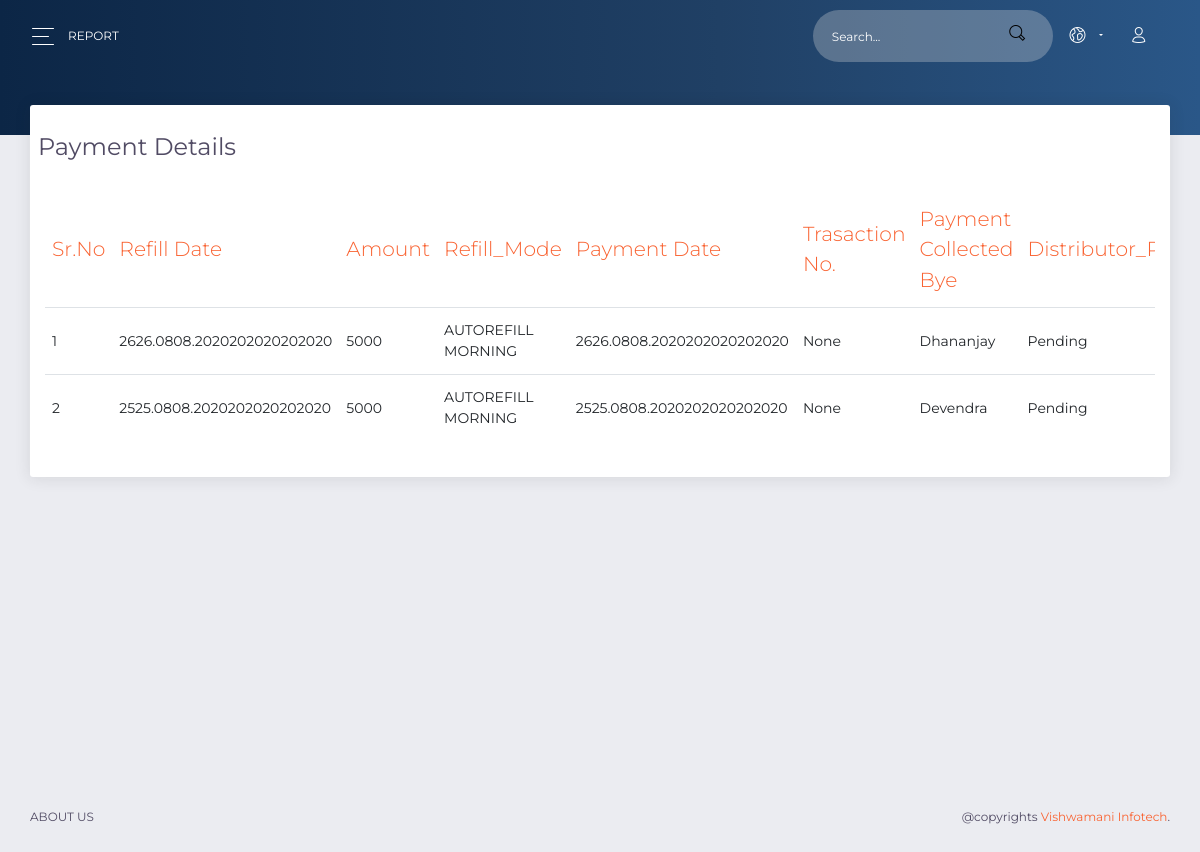
Page /retailer/report/ (signed in) on the committed database.
### Retailer/models.py (models this page shows, shortened)
class Report(models.Model):
    cr_date = models.DateTimeField(auto_now_add=True)
    Payment_Fill_Date = models.DateField()
    PRM_ID = models.IntegerField()
    Retailer_Name = models.CharField(max_length=100)
    Amount = models.IntegerField()
    Rifill_mode = models.CharField(max_length=20, default='AUTOREFILL MORNING', choices=(('AUTOREFILL MORNING','AUTOREFILL MORNING'),('AUTOREFILL AFTERNOON','AUTOREFILL AFTERNOON')))
    Payment_Remark = models.CharField(max_length=10, default = 'Pending',choices = (('Pending','Pending'),('Cash','Cash'),('Cheque','Cheque'),('UPI','UPI'),('NEFT','NEFT')))
    Payment_Date = models.DateField(null=True,blank=True)
    Cheque_No = models.IntegerField(null=True,blank=True)
    Bank_Name = models.CharField(max_length=100,null=True,blank=True)
    Distributor_Remark = models.CharField(max_length=100, default='Pending', null=True, blank=True, choices=(('Pending','Pending'),('Cheque_Bounce','Cheque_Bounce'),('Received','Received')))
    Payment_collected_by =models.ForeignKey(to=FOS , default= 1,on_delete=models.SET_DEFAULT, null=True, blank=True)

### Row_Data/models.py (models this page shows)
class FOS(models.Model):
    Fos_name = models.CharField(max_length=50)
    def __str__(self):
        return self.Fos_name

### Retailer/views.py (the view)
# urls.py: path('report/', views.ReportListView.as_view()),
@method_decorator(login_required , name = 'dispatch')
class ReportListView(ListView):
    model = Report
    def get_queryset(self):
        si = self.request.GET.get("si")
        if si == None:
            si =""
        if self.request.user.is_superuser:
            return Report.objects.filter(Retailer_Name__icontains= si).order_by("-id")
        else:
            return Report.objects.filter(PRM_ID = self.request.user.profile.PRM_ID).filter(Retailer_Name__icontains= si).order_by("-id")

### Retailer/templates/Retailer/report_list.html (shortened to what this page needs)
<!DOCTYPE html>
<html lang="en">
<head>
  <link rel="stylesheet" href="https://use.fontawesome.com/releases/v5.7.1/css/all.css">
  <link href="/static/assets/css/bootstrap.min.css" rel="stylesheet" />
  <link href="/static/assets/css/now-ui-dashboard.css?v=1.5.0" rel="stylesheet" />
  <link href="/static/assets/demo/demo.css" rel="stylesheet" />
  <link href="/static/style.css" rel="stylesheet" />
  <link href="/static/style3.css" rel="stylesheet" />
</head>
<body class="">
  <div class="wrapper ">
    <div class="main-panel" id="main-panel">
      <nav class="navbar navbar-expand-lg navbar-transparent  bg-primary  navbar-absolute">
        <div class="container-fluid">
          <div class="navbar-wrapper">
            <div class="navbar-toggle">
              <button type="button" class="navbar-toggler">
                <span class="navbar-toggler-bar bar1"></span>
                <span class="navbar-toggler-bar bar2"></span>
                <span class="navbar-toggler-bar bar3"></span>
              </button>
            </div>
            <a class="navbar-brand" href="#pablo">Report</a>
          </div>
          <div class="collapse navbar-collapse justify-content-end" id="navigation">
            <form>
              <div class="input-group no-border">
                <input type="text" value="{{ request.GET.si}}" name ="si" class="form-control" placeholder="Search...">
                <div class="input-group-append">
                  <div class="input-group-text">
                    <button type="submit" style="background-color:transparent; border-color: transparent;" class= ".btn-xs"><i class="now-ui-icons ui-1_zoom-bold"></i></button>
                  </div>
                </div>
              </div>
            </form>
            <ul class="navbar-nav">
              <li class="nav-item dropdown">
                <a class="nav-link dropdown-toggle" id="navbarDropdownMenuLink" data-toggle="dropdown" aria-haspopup="true" aria-expanded="false">
                  <i class="now-ui-icons location_world"></i>
                </a>
              </li>
              <ul class="navbar-nav">
              <li class="nav-item">
                <a class="nav-link" href="/accounts/logout">
                  <i class="now-ui-icons users_single-02"></i>
                </a>
              </li>
            </ul>
            </ul>
          </div>
        </div>
      </nav>
      <div class="panel-header panel-header-sm">
      </div>
      <div class="content">
        <div class="row">
          <div class="col-md-12">
            <div class="card">
              <div class="row">
                <div class="col-sd-12 ml-2">
                <div class="card-header">
                <h4 class="card-title"> Payment Details</h4>
              </div>
                </div>
              </div>
              <div class="card-body">
                <div class="table-responsive">
                  <table class="table css-serial">
                    <thead class=" text-primary">
                      <th>
                        Sr.No
                      </th>
                      <th>
                        Refill Date
                      </th>
                      <th >
                        Amount
                      </th>
                      <th >
                       Refill_Mode
                      </th>
                       <th >
                        Payment Date
                      </th>
                      <th >
                        Trasaction No.
                      </th>
                      <th >
                        Payment Collected Bye
                      </th>
                      <th >
                        Distributor_Remark
                      </th>
                    </thead>
                    <tbody>
					   {% for n1  in report_list %}
             <tr>
              <td></td>
              <td>{{n1.Payment_Fill_Date}}</td>
              <td>{{n1.Amount}}</td>
              <td>{{n1.Rifill_mode}}</td>
              <td>{{n1.Payment_Date}}</td>
              <td>{{n1.Cheque_No}}</td>
              <td>{{n1.Payment_collected_by}}</td>
              <td>{{n1.Distributor_Remark}}</td>
            </tr>
					     {% endfor %}
					  </tbody>
                  </table>
                </div>
              </div>
            </div>
          </div>
        </div>
      </div>
      <footer class="footer">
        <div class=" container-fluid ">
          <nav>
            <ul>
              <li>
                <a href="https://www.vishwamanisolutions.in/about-us/">
                  About Us
                </a>
              </li>
            </ul>
          </nav>
          <div class="copyright" id="copyright">
           @copyrights <a href="https://www.vishwamanisolutions.in" target="_blank">Vishwamani Infotech</a>.
          </div>
        </div>
      </footer>
    </div>
  </div>
</body>
</html>

### Retailer/static/style.css (style rules this page uses)
body { background: #f8f8fd; color: #514B64; min-height: 100vh; }

### Retailer/static/style3.css (style rules this page uses)
.css-serial { counter-reset: serial-number; }
.css-serial td:first-child:before { counter-increment: serial-number; content: counter(serial-number); }

### rows in the picture
Report: Payment_Fill_Date "2626.0808.2020202020202020", Amount "5000", Rifill_mode "AUTOREFILL MORNING", Payment_Date "2626.0808.2020202020202020", Cheque_No "None", Payment_collected_by "Dhananjay", Distributor_Remark "Pending"
Report: Payment_Fill_Date "2525.0808.2020202020202020", Amount "5000", Rifill_mode "AUTOREFILL MORNING", Payment_Date "2525.0808.2020202020202020", Cheque_No "None", Payment_collected_by "Devendra", Distributor_Remark "Pending"
